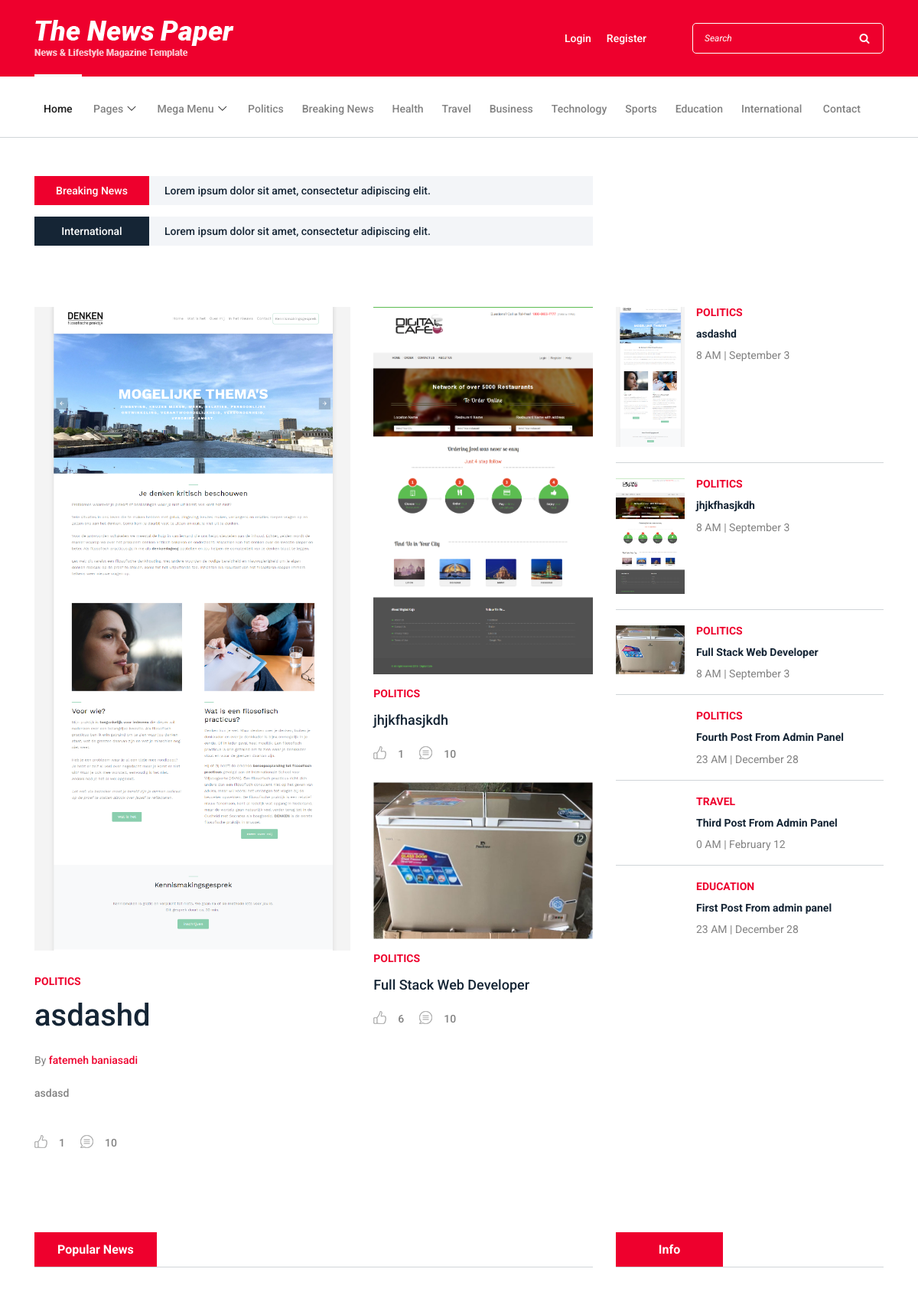
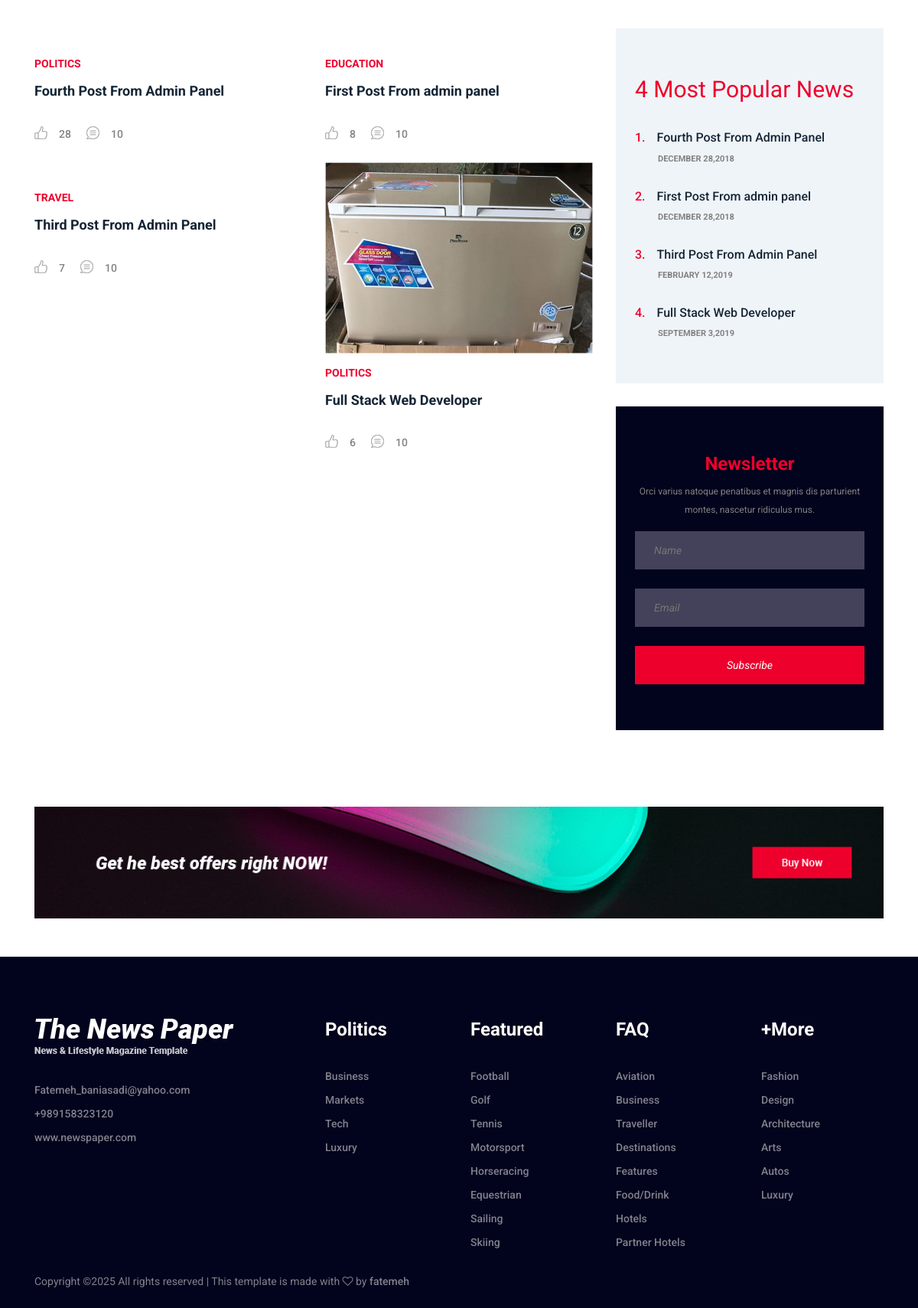
The page / on the database its author committed (2 pictures, top to bottom).
### tables this page shows
CREATE TABLE `categories` (
  `id` int(11) NOT NULL,
  `category` varchar(255) NOT NULL,
  `parent_id` int(11) DEFAULT '0'
);

CREATE TABLE `posts` (
  `id` int(11) NOT NULL,
  `image` varchar(255) NOT NULL,
  `category` varchar(255) DEFAULT NULL,
  `title` varchar(255) NOT NULL,
  `author` varchar(255) NOT NULL,
  `post_data` text NOT NULL,
  `tags` varchar(255) NOT NULL,
  `author_image` varchar(255) DEFAULT 'None',
  `date` int(11) NOT NULL,
  `status` varchar(255) NOT NULL,
  `views` int(11) DEFAULT NULL
);

### inc/popular-news.php (the view)
<div class="col-12 col-lg-8">
    <div class="section-heading">
        <h6>Popular News</h6>
    </div>
    <div class="row">
        <?php
        $query = "SELECT * FROM posts WHERE status = 'publish' ORDER BY views DESC LIMIT 4";
        $res = mysqli_query($conn, $query);
        $count = mysqli_num_rows($res);
        if ($count > 0) {
            while ($row = mysqli_fetch_array($res)) {
                $id = $row['id'];
                $image = $row['image'];
                $title = $row['title'];
                $category = $row['category'];
                $sql2 = "SELECT * FROM categories WHERE category ='$category'";
                $res4 = mysqli_query($conn, $sql2);
                if ($res4 && mysqli_num_rows($res4) > 0) {
                    $row5 = mysqli_fetch_array($res4);
                    $cat_id = $row5['id'];
                } else {
                    $cat_id = 'unknown';
                }
                $views = $row['views'];
                ?>
                <div class="col-12 col-md-6">
                    <div class="single-blog-post style-3">
                        <div class="post-thumb">
                            <a href="single-post?post_id=<?= $id; ?>"><img src="img/bg-img/<?= $image; ?>" alt=""></a>
                        </div>
                        <div class="post-data">
                            <a href="catagories-post?cat_id=<?= $cat_id; ?>" class="post-catagory"><?= $category; ?></a>
                            <a href="single-post?post_id=<?= $id; ?>" class="post-title">
                                <h6><?= $title; ?></h6>
                            </a>
                            <div class="post-meta d-flex align-items-center">
                                <a href="#" class="post-like"><img src="img/core-img/like.png" alt=""> <span><?= $views; ?></span></a>
                                <a href="#" class="post-comment"><img src="img/core-img/chat.png" alt=""> <span>10</span></a>
                            </div>
                        </div>
                    </div>
                </div>
                <?php
            }
        }
        ?>
    </div>
</div>

### inc/navbar.php (shortened to what this page needs)
<div class="newspaper-main-menu" id="stickyMenu">
    <div class="classy-nav-container breakpoint-off">
        <div class="container">
            <nav class="classy-navbar justify-content-between" id="newspaperNav">
                <div class="classy-menu">
                    <div class="classynav">
                        <ul>
                            <li class="active"><a href="index">Home</a></li>
                            <li><a href="#">Pages</a>
                            </li>
                            <li><a href="#">Mega Menu</a>
                            </li>
                            <?php
                                $query = "SELECT * FROM categories LIMIT 9";
                                $res = mysqli_query($conn,$query);
                                $count = mysqli_num_rows($res);
                                if($count > 0){
                                    while($row = mysqli_fetch_array($res)){
                                        $id = $row['id'];
                                        $category = $row['category'];
                                        echo "<li><a href='catagories-post?cat_id=".$id." '>$category</a></li>";
                                    }
                                }
                                else{
                                    echo 'Nothing is here';
                                }
                            ?>
                            <li><a href="contact">Contact</a></li>
                        </ul>
                    </div>
                </div>
            </nav>
        </div>
    </div>
</div>

### inc/starting-post.php (shortened to what this page needs)
<div class="col-12 col-md-6 col-lg-8">
    <div class="row">
        <div class="col-12 col-lg-7">
            <?php
                $query = "SELECT * FROM posts WHERE status = 'publish' ORDER BY id DESC LIMIT 1";
                $res = mysqli_query($conn,$query);
                $count = mysqli_num_rows($res);
                if($count > 0){
                    while($row = mysqli_fetch_array($res)){
                    $id = $row['id'];
                    $category = $row['category'];
                    $sql = "SELECT * FROM categories WHERE category ='$category'";
                    $res2 = mysqli_query($conn,$sql);
                    $row2 = mysqli_fetch_array($res2);
                    $cat_id = $row2['id'];
                    $image = $row['image'];
                    $views = $row['views'];
                    $author = $row['author'];
                    $post_data = substr($row['post_data'],0,150);
                    $title = $row['title'];
            ?>
            <div class="single-blog-post featured-post">
                <div class="post-thumb">
                    <a href="single-post?post_id=<?= $id;?>"><img src="img/bg-img/<?= $image;?>" alt=""></a>
                </div>
                <div class="post-data">
                    <a href="catagories-post?cat_id=<?= $cat_id?>" class="post-catagory"><?= $category;?></a>
                    <a href="single-post?post_id=<?= $id;?>" class="post-title">
                        <h6><?= $title;?></h6>
                    </a>
                    <div class="post-meta">
                        <p class="post-author">By <a href="#"><?= $author;?></a></p>
                        <p class="post-excerp"><?= $post_data;?></p>
                        <div class="d-flex align-items-center">
                            <a href="#" class="post-like"><img src="img/core-img/like.png" alt=""> <span><?= $views;?></span></a>
                            <a href="#" class="post-comment"><img src="img/core-img/chat.png" alt=""> <span>10</span></a>
                        </div>
                    </div>
                </div>
            </div>
            <?php
                    }
                }
                else{
                    echo 'No Post Found';
                }
            ?>
        </div>
        <div class="col-12 col-lg-5">
            <?php
            $query = "SELECT * FROM posts WHERE status = 'publish' AND id < (SELECT MAX(id) FROM posts) ORDER BY id DESC LIMIT 2";
            $res = mysqli_query($conn,$query);
            $count = mysqli_num_rows($res);
            if($count > 0) {
                while ($row = mysqli_fetch_array($res)) {
                    $id = $row['id'];
                    $category = $row['category'];
                    $sql1 = "SELECT * FROM categories WHERE category ='$category'";
                    $res3 = mysqli_query($conn,$sql1);
                    $row3 = mysqli_fetch_array($res3);
                    $cat_id1 = $row3['id'];
                    $image = $row['image'];
                    $views = $row['views'];
                    $title = $row['title'];
                    ?>
                    <div class="single-blog-post featured-post-2">
                        <div class="post-thumb">
                            <a href="single-post?post_id=<?= $id;?>"><img src="img/bg-img/<?= $image;?>" alt=""></a>
                        </div>
                        <div class="post-data">
                            <a href="catagories-post?cat_id=<?= $cat_id1;?>" class="post-catagory"><?= $category;?></a>
                            <div class="post-meta">
                                <a href="single-post?post_id=<?= $id;?>" class="post-title">
                                    <h6><?= $title;?></h6>
                                </a>
                                <div class="d-flex align-items-center">
                                    <a href="#" class="post-like"><img src="img/core-img/like.png" alt="">
                                        <span><?= $views;?></span></a>
                                    <a href="#" class="post-comment"><img src="img/core-img/chat.png" alt="">
                                        <span>10</span></a>
                                </div>
                            </div>
                        </div>
                    </div>
                    <?php
                }
            }
            else{
                echo 'No Post Found';
            }
            ?>
        </div>
    </div>
</div>

### inc/sidebar.php
<?php
$query = "SELECT * FROM posts WHERE status = 'publish' ORDER BY id DESC LIMIT 6";
$res = mysqli_query($conn, $query);
$count = mysqli_num_rows($res);
if ($count > 0) {
    while ($row = mysqli_fetch_array($res)) {
        $id = $row['id'];
        $image = $row['image'];
        $title = $row['title'];
        $category = $row['category'];
        $sql2 = "SELECT * FROM categories WHERE category ='$category'";
        $res4 = mysqli_query($conn, $sql2);
        if ($res4 && mysqli_num_rows($res4) > 0) {
            $row5 = mysqli_fetch_array($res4);
            $cat_id = $row5['id'];
        } else {
            $cat_id = 'unknown';
        }
        $date = getdate($row['date']);
        $hour = $date['hours'];
        $month = $date['month'];
        $day = $date['mday'];
        ?>
        <div class="single-blog-post small-featured-post d-flex">
            <div class="post-thumb">
                <a href="single-post?post_id=<?= $id; ?>"><img src="img/bg-img/<?= $image; ?>" alt=""></a>
            </div>
            <div class="post-data">
                <a href="catagories-post?cat_id=<?= $cat_id; ?>" class="post-catagory"><?= $category; ?></a>
                <div class="post-meta">
                    <a href="single-post?post_id=<?= $id; ?>" class="post-title">
                        <h6><?= $title; ?></h6>
                    </a>
                    <p class="post-date"><span><?= $hour; ?> AM</span> | <span><?= $month . ' ' . $day; ?></span></p>
                </div>
            </div>
        </div>
        <?php
    }
}
?>

### inc/4-most-popular-posts.php
<div class="popular-news-widget mb-30">
    <h3>4 Most Popular News</h3>
    <?php
    $query = "SELECT * FROM posts WHERE status = 'publish' ORDER BY views DESC LIMIT 4";
    $res = mysqli_query($conn,$query);
    $count = mysqli_num_rows($res);
    $count2 = 1;
    if($count > 0){
        while($row = mysqli_fetch_array($res)){
            $id = $row['id'];
            $title = $row['title'];
            $date = getdate($row['date']);
            $day = $date['mday'];
            $month = $date['month'];
            $year = $date['year'];
            ?>
            <div class="single-popular-post">
                <a href="single-post?post_id=<?= $id;?>">
                    <h6><span><?= $count2;?>.</span> <?= $title;?></h6>
                </a>
                <p><?= $month.' '.$day.','.$year;?></p>
            </div>
            <?php
            $count2++;
        }
    }
    ?>
</div>

### rows shown on the page
categories: category "Politics"
categories: category "Breaking News"
categories: category "Health"
categories: category "Travel"
categories: category "Business"
categories: category "Technology"
categories: category "Sports"
categories: category "Education"
categories: category "International"
posts: image (picture), category "POLITICS", title "asdashd", author "fatemeh baniasadi", post_data "asdasd", views "1", date "8", date "September", date "3"
posts: image (picture), category "POLITICS", title "jhjkfhasjkdh", views "1", date "8", date "September", date "3"
posts: image (picture), category "POLITICS", title "Full Stack Web Developer", views "6", date "8", date "September", date "3", date "SEPTEMBER", date "2019"
posts: category "POLITICS", title "Fourth Post From Admin Panel", date "23", date "December", date "28", views "28", date "DECEMBER", date "2018"
posts: category "TRAVEL", title "Third Post From Admin Panel", date "0", date "February", date "12", views "7", date "FEBRUARY", date "2019"
posts: category "EDUCATION", title "First Post From admin panel", date "23", date "December", date "28", views "8", date "DECEMBER", date "2018"
